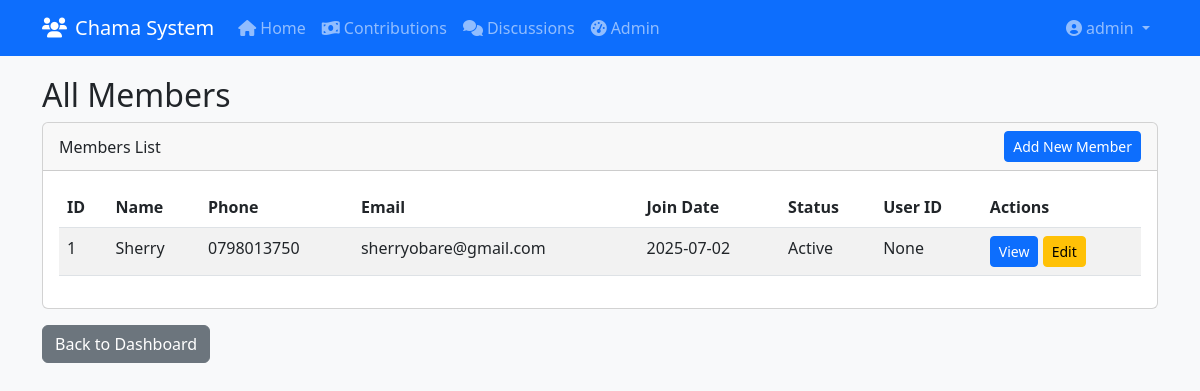
The app's page /admin/members (signed in), older data.
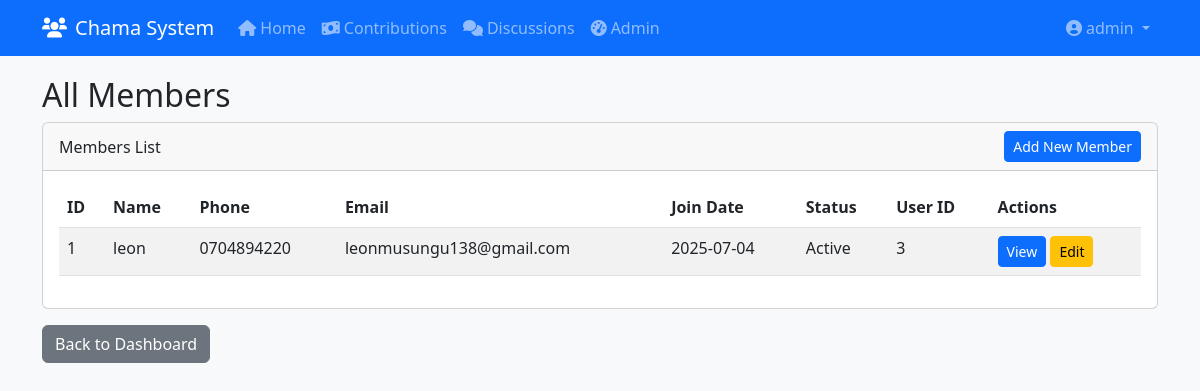
The same page, newer data.
### final_app.py (models this page shows)
class Member(db.Model):
    id = db.Column(db.Integer, primary_key=True)
    name = db.Column(db.String(100), nullable=False)
    phone = db.Column(db.String(20), nullable=False, unique=True)
    email = db.Column(db.String(100))
    join_date = db.Column(db.DateTime, default=datetime.utcnow)
    status = db.Column(db.String(20), default='Active')
    user_id = db.Column(db.Integer, db.ForeignKey('user.id'))
    contributions = db.relationship('Contribution', backref='member', lazy=True)
    loans = db.relationship('Loan', backref='member', lazy=True)

### final_app.py (the view)
@app.route('/admin/members')
@login_required
@admin_required
def admin_members():
    members = Member.query.all()
    return render_template('admin/members.html', members=members)

### final_app.py (called while the page is built)
@login_manager.user_loader
def load_user(user_id):
    return User.query.get(int(user_id))

def admin_required(f):
    @wraps(f)
    def decorated_function(*args, **kwargs):
        if not current_user.is_admin:
            abort(403)
        return f(*args, **kwargs)
    return decorated_function

### templates/admin/members.html
{% extends "base.html" %}
{% block content %}
<h2>All Members</h2>
<div class="card">
    <div class="card-header d-flex justify-content-between align-items-center">
        <span>Members List</span>
        <a href="{{ url_for('add_member') }}" class="btn btn-primary btn-sm">Add New Member</a>
    </div>
    <div class="card-body">
        <table class="table table-striped">
            <thead>
                <tr>
                    <th>ID</th>
                    <th>Name</th>
                    <th>Phone</th>
                    <th>Email</th>
                    <th>Join Date</th>
                    <th>Status</th>
                    <th>User ID</th>
                    <th>Actions</th>
                </tr>
            </thead>
            <tbody>
                {% for member in members %}
                <tr>
                    <td>{{ member.id }}</td>
                    <td>{{ member.name }}</td>
                    <td>{{ member.phone }}</td>
                    <td>{{ member.email }}</td>
                    <td>{{ member.join_date.strftime('%Y-%m-%d') }}</td>
                    <td>{{ member.status }}</td>
                    <td>{{ member.user_id }}</td>
                    <td>
                        <a href="#" class="btn btn-sm btn-primary">View</a>
                        <a href="#" class="btn btn-sm btn-warning">Edit</a>
                    </td>
                </tr>
                {% else %}
                <tr>
                    <td colspan="8" class="text-center">No members found</td>
                </tr>
                {% endfor %}
            </tbody>
        </table>
    </div>
</div>
<div class="mt-3">
    <a href="{{ url_for('admin_dashboard') }}" class="btn btn-secondary">Back to Dashboard</a>
</div>
{% endblock %}

Row changes from the older to the newer data that the page shows:
changed Member "Active": name "Sherry" → "leon"; phone "0798013750" → "0704894220"; email "sherryobare@gmail.com" → "leonmusungu138@gmail.com"; join_date "2025-07-02" → "2025-07-04"; user_id "None" → "3"
